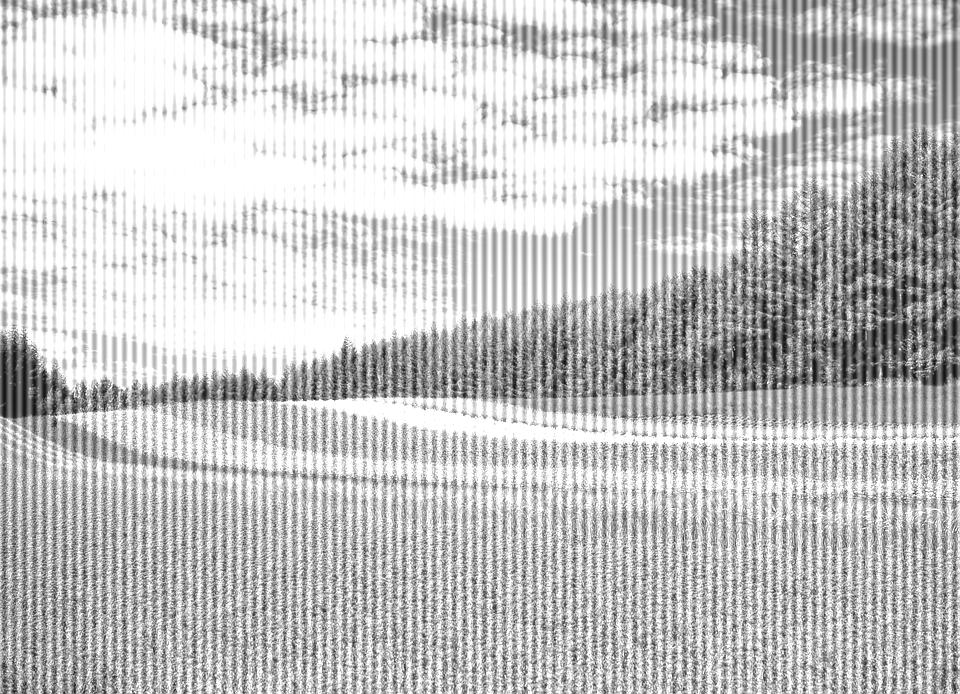
#> input picture Assignment4/Noisy_flower1_vertical.jpg, 960 x 694 px, found by its file name
$ python periodic_noice_vertical.py
#> lines starting #> are read from the running program, lines starting #| are printed output that depends on the picture
import cv2
import numpy as np


def gaussian_notch_reject(shape, d0=30, width=10):
    rows, cols = shape
    crow, ccol = rows // 2, cols // 2

    y, x = np.ogrid[:rows, :cols]
    d2_from_center = (x - ccol)**2 + (y - crow)**2
    d2_from_d0_right = (x - (ccol-d0))**2 + (y - crow)**2
    d2_from_d0_left = (x - (ccol+d0))**2 + (y - crow)**2

    mask_right = np.exp(-d2_from_d0_right / (2*width**2))
    mask_left = np.exp(-d2_from_d0_left / (2*width**2))

    mask_gaussian = 1 - (mask_right + mask_left)
    mask_gaussian = mask_gaussian[:, :, np.newaxis]

    return mask_gaussian


def add_title(img, title_text):
    # Define the font and place the title at the top center of the image
    font = cv2.FONT_HERSHEY_SIMPLEX
    title_size = cv2.getTextSize(title_text, font, 1, 2)[0]
    title_x = (img.shape[1] - title_size[0]) // 2
    title_y = title_size[1] + 20  # 20 pixels from the top edge
    titled_img = cv2.putText(img.copy(), title_text,
                             (title_x, title_y), font, 1, (255, 255, 255), 2)
    return titled_img


img = cv2.imread('noisy_flower1_vertical.jpg', cv2.IMREAD_GRAYSCALE)
#> img is the input picture: shape (694, 960); min 0, max 255, mean 196

dft = cv2.dft(np.float32(img), flags=cv2.DFT_COMPLEX_OUTPUT)
dft_shifted = np.fft.fftshift(dft)

notch = gaussian_notch_reject(img.shape, 95, 25) * \
    gaussian_notch_reject(img.shape, 190, 25)

fshift = dft_shifted * notch
f_ishift = np.fft.ifftshift(fshift)
img_back = cv2.idft(f_ishift, flags=cv2.DFT_REAL_OUTPUT)
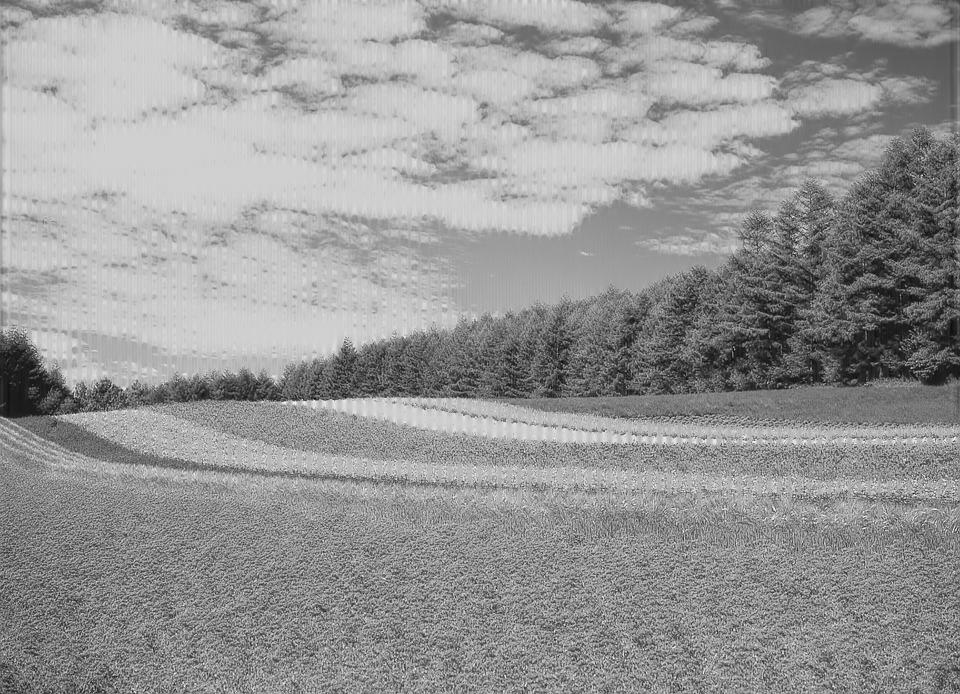
#> img_back: shape (694, 960) float64; min 27483336.3, max 201634450.3, mean 130419813.1; drawn with min black and max white
img_back = cv2.normalize(img_back, None, 0, 255,
                         cv2.NORM_MINMAX).astype(np.uint8)
cv2.imwrite("Filtered_image_vertical.jpg", img_back)

magnitude_spectrum = 20 * \
    np.log(cv2.magnitude(dft_shifted[:, :, 0], dft_shifted[:, :, 1]) + 1)
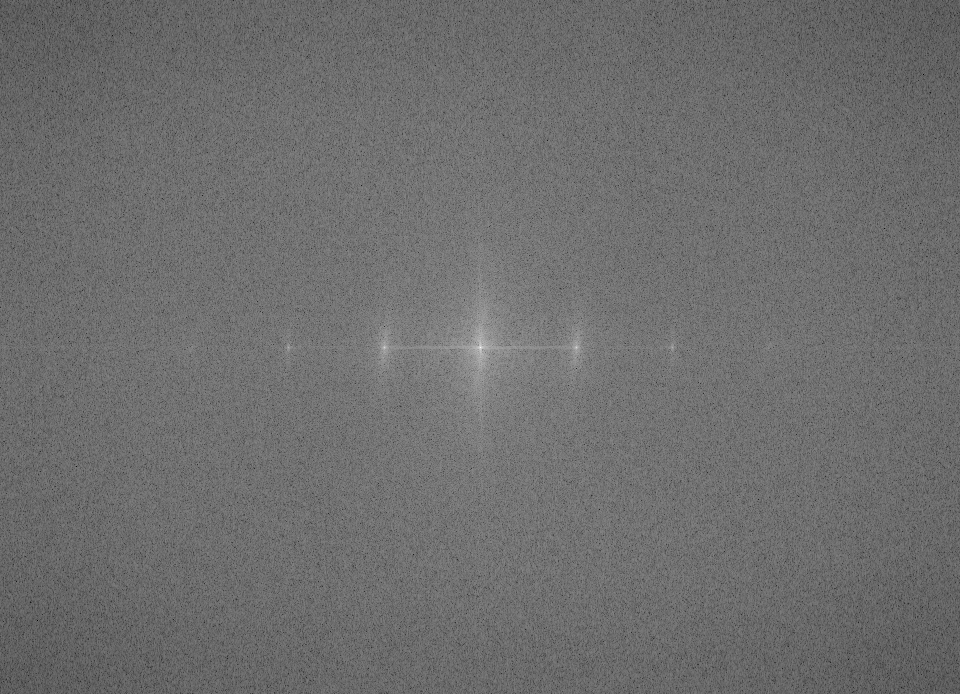
#> magnitude_spectrum: shape (694, 960) float32; min 47.59, max 373.8, mean 188.5; drawn with min black and max white
magnitude_spectrum_normalized = cv2.normalize(
    magnitude_spectrum, None, 0, 255, cv2.NORM_MINMAX).astype(np.uint8)

magnitude_spectrum_output = 20 * \
    np.log(cv2.magnitude(fshift[:, :, 0], fshift[:, :, 1]) + 1)
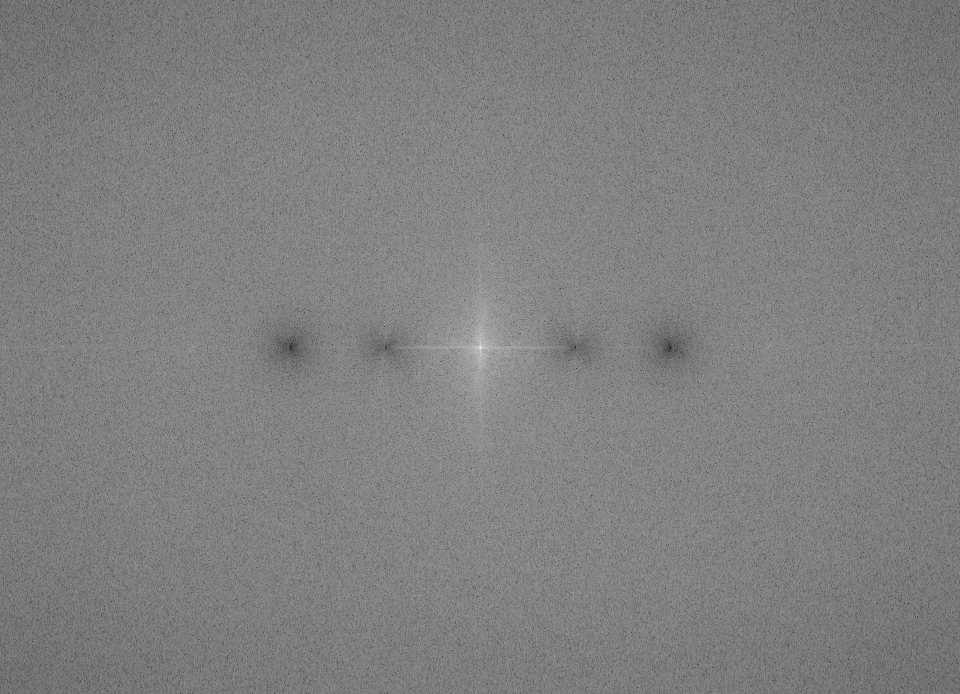
#> magnitude_spectrum_output: shape (694, 960) float64; min 0, max 373.7, mean 187.7; drawn with min black and max white
magnitude_spectrum_output_normalized = cv2.normalize(
    magnitude_spectrum_output, None, 0, 255, cv2.NORM_MINMAX).astype(np.uint8)

# Add titles to each image
img_with_title = add_title(img, 'Original Image')
img_back_with_title = add_title(img_back, 'Processed Image')
magnitude_spectrum_with_title = add_title(
    magnitude_spectrum_normalized, 'Magnitude Spectrum')
magnitude_spectrum_output_with_title = add_title(
    magnitude_spectrum_output_normalized, 'Filtered Magnitude Spectrum')

# Combine the images with titles into a single large image
top_row = np.hstack((img_with_title, magnitude_spectrum_with_title))
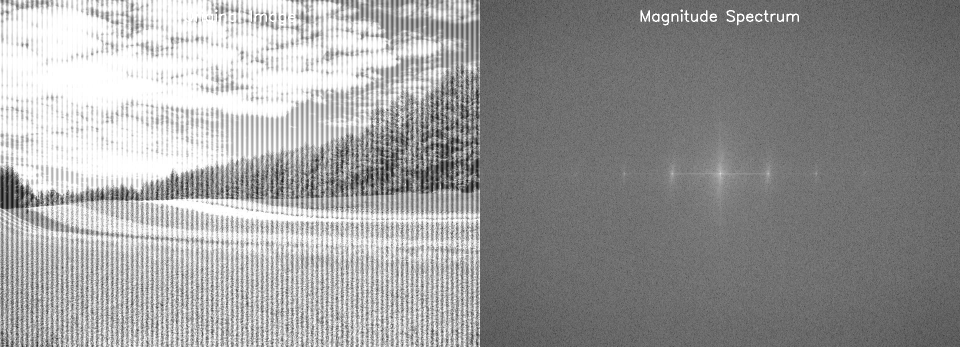
#> top_row: shape (694, 1920) (shown at 1/2 size); min 0, max 255, mean 153.2
bottom_row = np.hstack(
    (img_back_with_title, magnitude_spectrum_output_with_title))
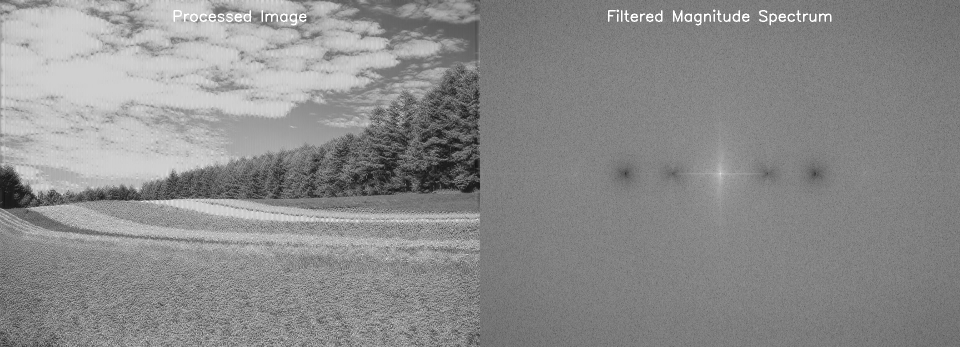
#> bottom_row: shape (694, 1920) (shown at 1/2 size); min 0, max 255, mean 139.4
combined_image_with_titles = np.vstack((top_row, bottom_row))
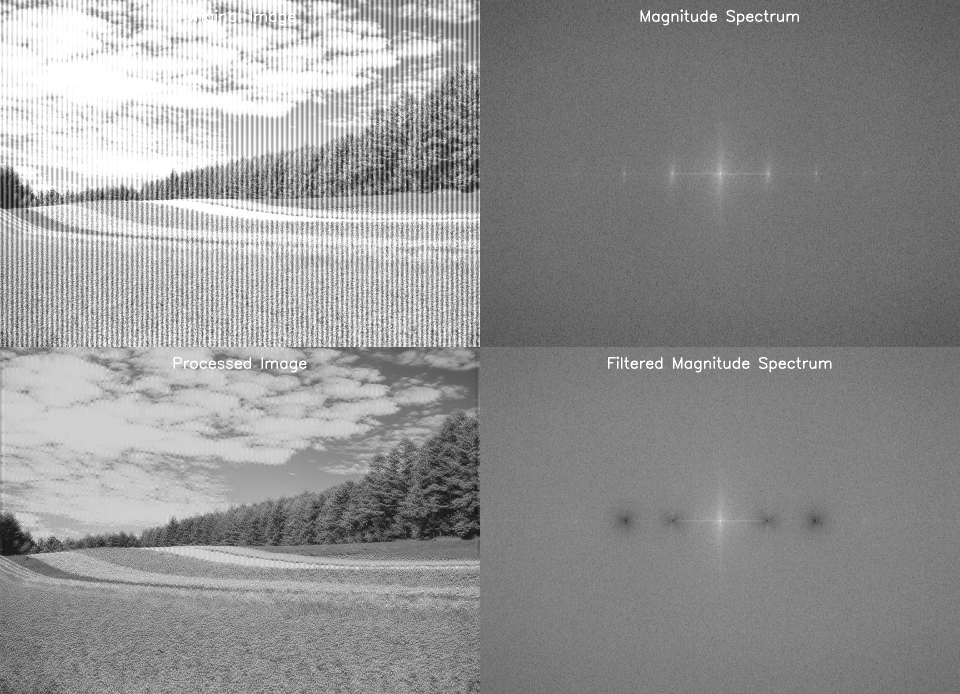
#> combined_image_with_titles: shape (1388, 1920) (shown at 1/2 size); min 0, max 255, mean 146.3

# Save the image to a file
cv2.imwrite('combined_image_vertical_noice.jpg', combined_image_with_titles)
